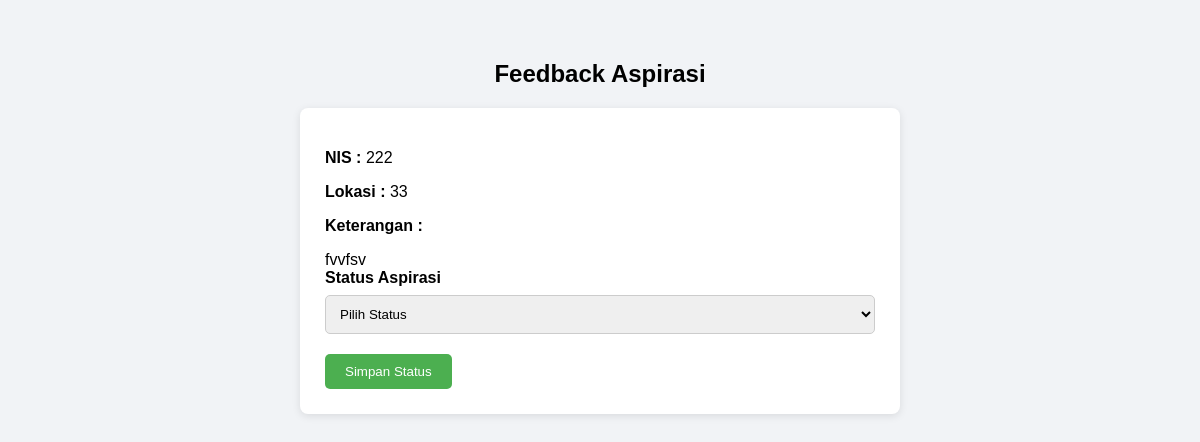
Page /admin/feedback.php?id=2 (signed in) on the earlier database version.
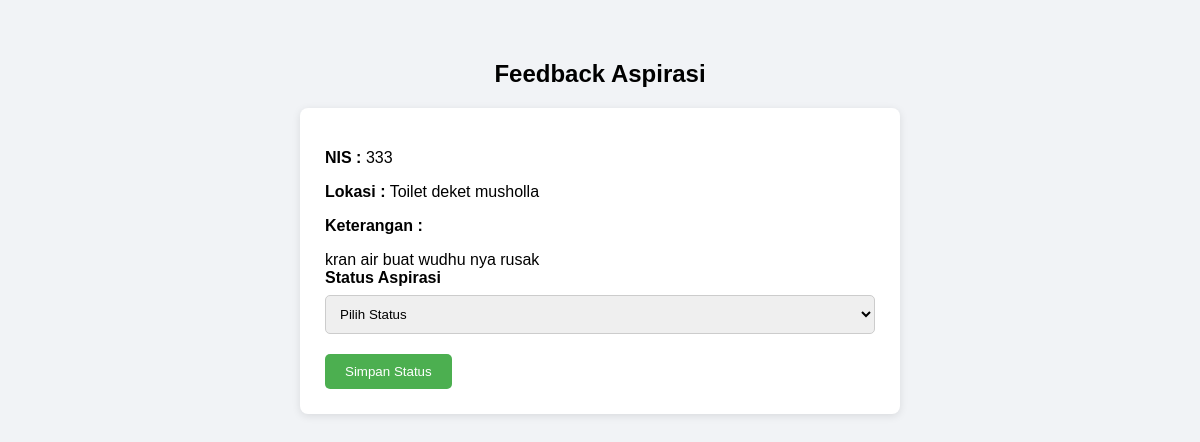
Same page on the later database version.
### tables this page shows
CREATE TABLE `input_aspirasi` (
  `id_pelaporan` int(5) NOT NULL,
  `nis` varchar(20) NOT NULL,
  `id_kategori` int(5) NOT NULL,
  `lokasi` varchar(50) NOT NULL,
  `ket` varchar(50) NOT NULL,
  `tgl_input` date NOT NULL
);

### admin/feedback.php (the view, shortened to what this page needs)
<?php
include "../db.php";
$id = $_GET['id'];
$data = mysqli_query($koneksi,
"SELECT * FROM input_aspirasi WHERE id_pelaporan='$id'");
$d = mysqli_fetch_assoc($data);
?>
<!DOCTYPE html>
<html>
<head>
<link rel="stylesheet" href="../css/feedback.css">
</head>
<body>
<div class="container">
<h2>Feedback Aspirasi</h2>
<div class="box">
<p>
<b>NIS :</b>
<?php echo $d['nis']; ?>
</p>
<p>
<b>Lokasi :</b>
<?php echo $d['lokasi']; ?>
</p>
<p>
<b>Keterangan :</b>
</p>
<div class="keterangan">
<?php echo $d['ket']; ?>
</div>
<form method="POST">
<label>Status Aspirasi</label>
<select name="status" required>
<option value="">
Pilih Status
</option>
</select>
<button type="submit" name="simpan">
Simpan Status
</button>
</form>
</div>
</div>
</body>
</html>

Differences in the rows shown:
changed input_aspirasi: nis "222" → "333"; lokasi "33" → "Toilet deket musholla"; ket "fvvfsv" → "kran air buat wudhu nya rusak"
